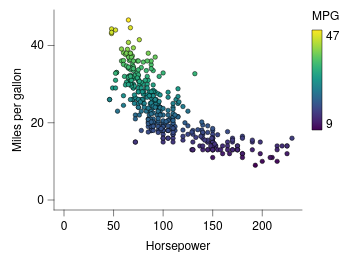

Describe this chart as a Vega-Lite specification.
### Vega-Lite specification from a JSON file in a GitHub repository (floating-point values rounded to 4 significant figures; data arrays with more than 128 entries replaced by an {"elided": "..."} marker saying what was removed)
{"background": null, "config": {"arc": {"fill": "#DBDBDB", "fillOpacity": 1.0, "innerRadius": 25.0, "padAngle": 0.03, "stroke": "black", "strokeOpacity": 1, "strokeWidth": 0.25}, "area": {"fill": "#DBDBDB", "fillOpacity": 1.0, "stroke": "black", "strokeOpacity": 1, "strokeWidth": 0.25}, "axis": {"domain": true, "domainCap": "round", "domainColor": "black", "domainWidth": 0.25, "grid": false, "gridCap": "round", "gridColor": "#F1F1F1", "gridDash": [0, 0], "gridOpacity": 1.0, "gridWidth": 0.25, "labelColor": "black", "labelFont": "Helvetica Neue, HelveticaNeue, Helvetica, Arial, sans-serif", "labelFontSize": 6, "labelFontStyle": "normal", "labelFontWeight": 400, "offset": 0, "ticks": true, "tickCap": "round", "tickColor": "black", "tickRound": false, "tickSize": 3, "tickWidth": 0.25, "titleColor": "black", "titleFont": "Helvetica Neue, HelveticaNeue, Helvetica, Arial, sans-serif", "titleFontSize": 6, "titleFontStyle": "normal", "titleFontWeight": 400}, "axisX": {"domain": true, "labelAlign": "center", "labelAngle": 0, "labels": true, "ticks": true, "translate": 0}, "axisY": {"domain": true, "labelAlign": "right", "labelAngle": 0, "labels": true, "ticks": true, "translate": 0}, "axisRight": {"domain": true, "labelAlign": "left", "labelAngle": 0, "labels": true, "ticks": true, "translate": 0}, "axisTop": {"domain": true, "labelAlign": "center", "labelAngle": 0, "labels": true, "ticks": true, "translate": 0}, "axisBand": {"tickOffset": 0}, "bar": {"fill": "#DBDBDB", "fillOpacity": 1.0, "stroke": "black", "strokeOpacity": 1, "strokeWidth": 0.25}, "boxplot": {"size": 9.0, "ticks": {"cornerRadius": 0.25, "fill": "black", "opacity": 1, "size": 4.5, "thickness": 0.25}, "box": {"fillOpacity": 1.0, "stroke": "black", "strokeOpacity": 1, "strokeWidth": 0.25}, "median": {"cornerRadius": 0, "fill": "black", "fillOpacity": 1.0, "opacity": 1, "size": 9.0, "thickness": 0.25}, "rule": {"fill": "black", "fillOpacity": 1.0, "size": 10.0, "stroke": "black", "strokeDash": [0, 0], "strokeOpacity": 1, "strokeWidth": 0.25}, "outliers": {"color": "black", "fill": "black", "fillOpacity": 1.0, "size": 0, "stroke": "black", "strokeOpacity": 1, "strokeWidth": 0.25}}, "circle": {"fill": "black", "fillOpacity": 1.0, "size": 1.25, "stroke": null, "strokeOpacity": 1, "strokeWidth": 0.25}, "errorband": {"band": {"fillOpacity": 0.6, "stroke": null, "strokeWidth": 0.25, "strokeOpacity": 1}, "borders": {"opacity": 0, "strokeOpacity": 1, "strokeWidth": 0.25}}, "errorbar": {"opacity": 1, "rule": {"strokeDash": [0, 0], "strokeWidth": 0.25}, "ticks": {"color": "black", "cornerRadius": 0.125, "opacity": 1, "size": 6.0, "thickness": 0.25}, "thickness": 0.25}, "font": "Helvetica Neue, HelveticaNeue, Helvetica, Arial, sans-serif", "geoshape": {"fill": "#DBDBDB", "fillOpacity": 1.0, "stroke": "black", "strokeOpacity": 1, "strokeWidth": 0.25}, "header": {"labelColor": "black", "labelFont": "Helvetica Neue, HelveticaNeue, Helvetica, Arial, sans-serif", "labelFontSize": 6, "labelFontStyle": "normal", "labelFontWeight": 400, "titleColor": "black", "titleFont": "Helvetica Neue, HelveticaNeue, Helvetica, Arial, sans-serif", "titleFontSize": 6, "titleFontStyle": "normal", "titleFontWeight": 400, "titlePadding": 0}, "legend": {"disable": false, "offset": 4.5, "titlePadding": 4, "labelOffset": 2, "gradientLabelOffset": 2, "columnPadding": 4, "rowPadding": 2, "gradientLength": 50.0, "gradientThickness": 5.0, "gradientOpacity": 1.0, "gradientStrokeColor": "black", "gradientStrokeWidth": 0.25, "labelColor": "black", "labelFont": "Helvetica Neue, HelveticaNeue, Helvetica, Arial, sans-serif", "labelFontSize": 6, "labelFontStyle": "normal", "labelFontWeight": 400, "strokeColor": "black", "strokeWidth": 0, "symbolSize": 36, "symbolStrokeColor": "black", "symbolStrokeWidth": 0.25, "titleColor": "black", "titleFont": "Helvetica Neue, HelveticaNeue, Helvetica, Arial, sans-serif", "titleFontSize": 6, "titleFontStyle": "normal", "titleFontWeight": 400}, "line": {"color": "black", "stroke": "black", "strokeCap": "butt", "strokeDash": [0, 0], "strokeOpacity": 1, "strokeWidth": 0.5}, "point": {"filled": true, "fill": "#DBDBDB", "fillOpacity": 1.0, "size": 5.0, "stroke": "black", "strokeOpacity": 1, "strokeWidth": 0.25}, "range": {"category": ["#B2B2B2", "#4A7CD3", "#008542", "#664CAF", "#509F98", "#636363", "#284F93", "#005226", "#382864", "#285753"], "diverging": {"scheme": ["#443E60", "#5F597E", "#7C759B", "#9994B6", "#B7B4CC", "#D6D5DC", "#F6F6F6", "#D1DAD9", "#A4C2BF", "#7AA9A4", "#578E89", "#37736E", "#1B5954"]}, "heatmap": {"scheme": ["#440154", "#472270", "#433E82", "#38598C", "#2C728E", "#238A8D", "#24A086", "#39B578", "#5DC862", "#96D646", "#CAE02D", "#FDE724"]}, "ordinal": {"scheme": ["#F1F1F1", "#DBDBDB", "#C6C6C6", "#B2B2B2", "#9D9D9D", "#898989", "#767676", "#636363", "#515151", "#404040", "#2F2F2F", "#1F1F1F"]}, "ramp": {"scheme": ["#440154", "#472270", "#433E82", "#38598C", "#2C728E", "#238A8D", "#24A086", "#39B578", "#5DC862", "#96D646", "#CAE02D", "#FDE724"]}}, "rule": {"color": "black", "stroke": "black", "strokeCap": "round", "strokeDash": [2, 2], "strokeOpacity": 1, "strokeWidth": 0.25}, "scale": {"barBandPaddingInner": 0.1, "rectBandPaddingInner": 0, "tickBandPaddingInner": 0.1, "bandPaddingOuter": 0.1, "bandWithNestedOffsetPaddingInner": 0.2, "bandWithNestedOffsetPaddingOuter": 0.2, "offsetBandPaddingInner": 0, "offsetBandPaddingOuter": 0, "continuousPadding": 5.0, "round": false}, "rect": {"fill": "#DBDBDB", "fillOpacity": 1.0, "stroke": "black", "strokeOpacity": 1, "strokeWidth": 0.25}, "square": {"fill": "#DBDBDB", "fillOpacity": 1.0, "size": 10.0, "stroke": "black", "strokeOpacity": 1, "strokeWidth": 0.25}, "text": {"color": "black", "font": "Helvetica Neue, HelveticaNeue, Helvetica, Arial, sans-serif", "fontSize": 6, "fontStyle": "normal", "fontWeight": 400}, "tick": {"color": "black", "cornerRadius": 0.125, "opacity": 1.0, "size": 9.0, "thickness": 0.25}, "title": {"anchor": "middle", "frame": "group", "color": "black", "font": "Helvetica Neue, HelveticaNeue, Helvetica, Arial, sans-serif", "fontSize": 6, "fontStyle": "normal", "fontWeight": 400, "subtitleColor": "black", "subtitleFont": "Helvetica Neue, HelveticaNeue, Helvetica, Arial, sans-serif", "subtitleFontSize": 6, "subtitleFontStyle": "normal", "subtitleFontWeight": 400}, "trail": {"color": "black", "opacity": 1, "size": 0.5}, "view": {"continuousWidth": 124, "continuousHeight": 100, "discreteWidth": 124, "discreteHeight": 100, "fill": null, "stroke": null, "strokeWidth": 0.25}}, "data": {"name": "data-7285c4e2e195e5a75737a34913199f5f"}, "mark": {"type": "point"}, "encoding": {"color": {"field": "Miles_per_Gallon", "title": "MPG", "type": "quantitative"}, "x": {"field": "Horsepower", "title": "Horsepower", "type": "quantitative", "scale": {"nice": false}}, "y": {"field": "Miles_per_Gallon", "title": "Miles per gallon", "type": "quantitative", "scale": {"nice": false}}}, "$schema": "https://vega.github.io/schema/vega-lite/v6.4.1.json", "datasets": {"data-7285c4e2e195e5a75737a34913199f5f": {"elided": "392 records"}}}
